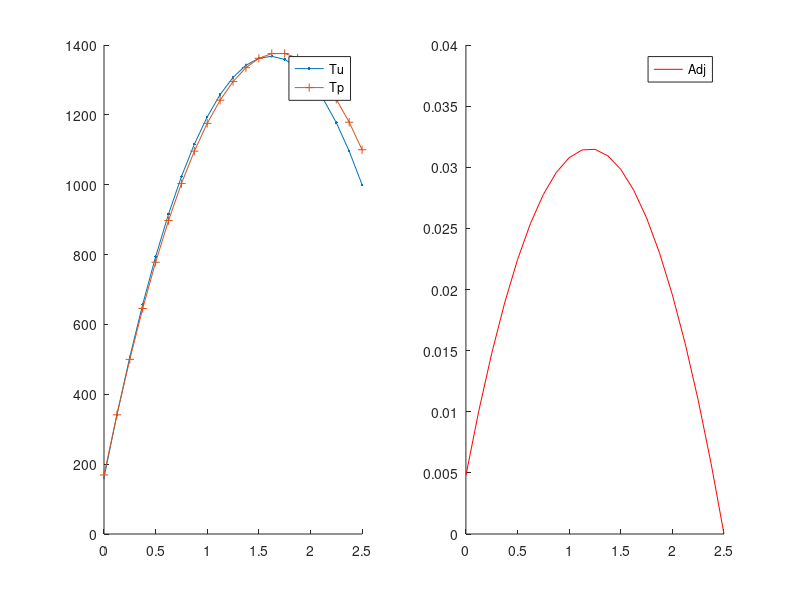

Reproduce this figure in MATLAB.
function hc_ss_x_CG
% Solves the heat conduction equation in 1-D x-geometry using CFEM
% without T gap.
% An arbitrary number of material zones can be used but the analytical
% solution assumes 3 zones are used. The conductivities and the volumetric
% sources can be spatially dependent.

% clear the console screen
clc; close all;

% load the data and numerical parameters
pert_k    = 1e-1 *1;
pert_s    = 1e-1 *1;
pert_bc_L = 1e-1 *1;
pert_bc_R = 1e-1 *1;
[dat,npar] = load_simulation_data(pert_k,pert_s,pert_bc_L,pert_bc_R);


% assemble the matrix and the rhs
npar.adjoint=false;
npar.pert_status = 'unperturbed';
[Au,qu,Tdiru,AN]=assemble_system(npar,dat);
% solve forward system
Tu=Au\qu;

% assemble the matrix and the rhs
npar.adjoint=true;
npar.pert_status = 'unperturbed';
[Aa,r,r_functional_u,~]=assemble_system(npar,dat);
% solve forward system
phi=Aa\r;

% calculation of the QoI using inner products
J_for_unpert = Tu'*r   + dot(r_functional_u,Tdiru);
J_adj_unpert = phi'*qu + dot(r_functional_u,Tdiru);

% calculation of the QoI using definition and numerical quadrature
npar.adjoint=false;
[J_num_for_unpert,vol_integral_Tr] = qoi_num_eval(Tu,npar,dat,AN);
% [J_num_for_pert,~]   = qoi_num_eval(Tp,npar,dat);
npar.adjoint=true;
npar.use_matrix_terms=false;
[J_num_adj_unpert,vol_integral_Phiq] = qoi_num_eval(phi,npar,dat,AN);
J_num_adj_unpert = J_num_adj_unpert + (npar.porder==1)*dot(r_functional_u,Tdiru);
npar.use_matrix_terms=true;
[J_num_adj_unpert_AN,~] = qoi_num_eval(phi,npar,dat,AN);
J_num_adj_unpert_AN = J_num_adj_unpert_AN + dot(r_functional_u,Tdiru);
% trapezoidal rule
dx=diff(npar.xf);
JJJJUUUU  = dot( (Tu(1:end-1)+Tu(2:end))/2   , dx )/sum(dx);
JJJJaUUUU = dot( (phi(1:end-1)+phi(2:end))/2 , dx )*10000;

fprintf('QoI unperturbed: Forward \n------------------------\n');
fprintf('\tinner: %g\n',J_for_unpert);
fprintf('\t%s\t %g \n','Tu''*r',Tu'*r);
fprintf('\t%s %g \n','dot(r_functional_u,Tdiru)',dot(r_functional_u,Tdiru));
fprintf('\tForward: num. : %g\n',J_num_for_unpert);
fprintf('\tvol.int. Tr: %g\n',vol_integral_Tr);
fprintf('\tForward: Trapezoidal rule: %g\n',JJJJUUUU);

fprintf('QoI unperturbed: Adjoint \n-----------------------\n');
extra_term = -dot(AN,phi)*dat.bc_for.rite.C;
fprintf('\tinner: %g\n',J_adj_unpert);
fprintf('\t%s\t %g \n','phi''*qu',phi'*qu);
fprintf('\t%s %g \n','dot(r_functional_u,Tdiru)',dot(r_functional_u,Tdiru));
fprintf('\tAdjoint: num. : %g\n',J_num_adj_unpert);
fprintf('\tAdjoint: num.AN: %g\n',J_num_adj_unpert_AN);
fprintf('\tAdjoint: vol.int. Phiq: %g\n',vol_integral_Phiq);
fprintf('\tAdjoint: Trapezoidal vol.int.: %g\n',JJJJaUUUU);
fprintf('\tAdjoint: vol.int.+Extra: %g\n',vol_integral_Phiq+extra_term+dot(r_functional_u,Tdiru));

% plot solution
figure(1);
subplot(1,2,1); hold all; plot(npar.xf,Tu,'.-'); legend('Tu');
subplot(1,2,2); hold all; plot(npar.xf,phi,'r-');legend(['Adj']);

%%%%%%%%%%%% perturbations

npar.adjoint=false;
npar.pert_status = 'perturbed';
[Ap,qp,Tdirp,AN]=assemble_system(npar,dat);
% solve forward system
Tp=Ap\qp;
% plot
subplot(1,2,1); plot(npar.xf,Tp,'+-'); legend(['Tu';'Tp'],'Location','Best');

% perturbed QoI computed suing forward solution
J_for_pert   = Tp'*r  + dot(r_functional_u,Tdirp);
JJJJPPPP = dot( (Tp(1:end-1)+Tp(2:end))/2   , dx )/sum(dx);

% calculation of the QoI using definition and numerical quadrature
npar.adjoint=false;
[J_num_for_pert,vol_integral_Tr] = qoi_num_eval(Tp,npar,dat,AN);


fprintf('QoI perturbed: Forward \n----------------------\n');
fprintf('\tinner: %g\n',J_for_pert);
fprintf('\t%s\t %g \n','Tp''*r',Tp'*r);
fprintf('\t%s %g \n','dot(r_functional_u,Tdirp)',dot(r_functional_u,Tdirp));
fprintf('\tForward: num. : %g\n',J_num_for_pert);
fprintf('\tvol.int. Tr: %g\n',vol_integral_Tr);
fprintf('\tForward: Trapezoidal rule: %g\n',JJJJPPPP);


dT = Tp-Tu;
dq = qp-qu;
dA = Ap-Au;

dJ_for = dT'*r        +dot(r_functional_u,Tdirp-Tdiru);

dJ_adj       = phi'*(dq - dA*Tu)        +dot(r_functional_u,Tdirp-Tdiru);
dJ_adj_exact = phi'*(dq  -dA*Tu -dA*dT) +dot(r_functional_u,Tdirp-Tdiru);

fprintf('SENSITIVITY: \n----------------\n');
fprintf('\tForward: inner: %g\n',dJ_for);
fprintf('\t%s %g \n','dot(r_functional_u,Tdirp-Tdiru)',dot(r_functional_u,Tdirp-Tdiru));
fprintf('\tAdjoint: inner: %g\n',dJ_adj);
fprintf('\tAdjoint: phi*dq: %g\n',phi'*dq);
fprintf('\tAdjoint: phi*dA*Tu: %g\n',phi'*dA*Tu);
fprintf('\tAdjoint: inner exact: %g\n',dJ_adj_exact);

npar.adjoint=true;
npar.use_matrix_terms=false;
[J_num_adj_pert,vol_integral_Phiq] = qoi_num_eval(phi,npar,dat,AN);
J_num_adj_pert = J_num_adj_pert + (npar.porder==1)*dot(r_functional_u,Tdirp);
npar.use_matrix_terms=true;
[J_num_adj_pert_AN,~] = qoi_num_eval(phi,npar,dat,AN);
J_num_adj_pert_AN = J_num_adj_pert_AN + dot(r_functional_u,Tdirp);
fprintf('\tAdjoint: num. : %g\n',J_num_adj_pert-J_num_adj_unpert*0);
fprintf('\tAdjoint: num.AN: %g\n',J_num_adj_pert_AN-J_num_adj_unpert_AN*0);

% (Tp,Aa.phi) = (Tp,r) = (Ap^{-1}qp,r) = (qp,Ap^{-T}r)

return
end

%%%%%%%%%%%%%%%%%%%%%%%%%%%%%%%%%%%%%

function [A,rhs, out, A_extremities_before_bc]=assemble_system(npar,dat)

% assemble the matrix, the rhs, apply BC

% shortcuts
porder= npar.porder;
gn    = npar.gn;
nel   = npar.nel;
% ideally, we would analyze the connectivity to determine nnz
nnz=(porder+3)*nel; %this is an upperbound, not exact
% n: linear system size
n=nel*porder+1;
% allocate memory
A=spalloc(n,n,nnz);
rhs=zeros(n,1);

% compute local matrices
% load Gauss Legendre quadrature (GLQ is exact on polynomials of degree up to 2n-1,
% while using only integrand evaluations (n-point quadrature).
% estimate the max poly order (it comes from the mass matrix  when coef. are
% piecewise constant and the material mesh matches the computational mesh
poly_max=2*porder;
[xq,wq] = GLNodeWt(porder+1);
% initialize local matrices/vectors
m=zeros(porder+1,porder+1);
k=m;
f=zeros(porder+1,1);
% store shapeset
[b,dbdx] =feshpln(xq,porder);

% definition of the weak form:
% int_domain (grad u D grad b) - int_bd_domain (b D grad u n) ...
%      = int_domain (b rhs)

% switch between forward and adjoint calculations
if npar.adjoint
    src = dat.asrc;
    bc  = dat.bc_adj;
    kond = dat.k;
else
    bc  = dat.bc_for;
    % what kind of material properties to use
    switch npar.pert_status
        case 'unperturbed'
            kond = dat.k;
            src = dat.fsrc;
        case 'perturbed'
            for i=1:length(dat.k)
                kond{i} = @(x) dat.k{i}(x)    + dat.dk{i}(x);
                src{i}  = @(x) dat.fsrc{i}(x) + dat.dfsrc{i}(x);
            end
            bc.left.C = bc.left.C + bc.left.dC;
            bc.rite.C = bc.rite.C + bc.rite.dC;
        case 'delta'
            kond = dat.dk;
            src = dat.dfsrc;
            bc.left.C =  bc.left.dC;
            bc.rite.C =  bc.rite.dC;
    end
end

% loop over elements
for iel=1:npar.nel
    % element extremities
    x0=npar.x(iel);
    x1=npar.x(iel+1);
    % jacobian of the transformation to the ref. element
    Jac=(x1-x0)/2;
    % get x values in the interval
    x=(x1+x0)/2+xq*(x1-x0)/2;
    my_zone=npar.iel2zon(iel);
    d=kond{my_zone}(x);
    q=src{my_zone}(x);
    % compute local matrices + load vector
    for i=1:porder+1
        for j=1:porder+1
            k(i,j)= dot(d.*wq.*dbdx(:,i) , dbdx(:,j));
        end
        f(i)= dot(q.*wq, b(:,i));
    end
    % assemble
    A(gn(iel,:),gn(iel,:)) = A(gn(iel,:),gn(iel,:)) + k/Jac;
    rhs(gn(iel,:)) = rhs(gn(iel,:)) + f*Jac;
end

% apply natural BC
Dirichlet_nodes=[];
Dirichlet_val=[];
r_functional=[];
switch bc.left.type
    case 0 % Neumann, int_bd_domain (b D grad u n) is on the RHS
        rhs(1)=rhs(1)+bc.left.C;
    case 1 % Robin
        A(1,1)=A(1,1)+dat.hcv;
        rhs(1)=rhs(1)+dat.hcv*bc.left.C;
    case 2 % Dirichlet
        Dirichlet_nodes=[Dirichlet_nodes 1];
        Dirichlet_val=[Dirichlet_val bc.left.C];
        r_functional=[r_functional rhs(1)];
end
switch bc.rite.type
    case 0 % Neumann, int_bd_domain (b D grad u n) is on the RHS
        rhs(n)=rhs(n)+bc.rite.C;
    case 1 % Robin
        A(n,n)=A(n,n)+dat.hcv;
        rhs(n)=rhs(n)+dat.hcv*bc.rite.C;
    case 2 % Dirichlet
        Dirichlet_nodes=[Dirichlet_nodes n];
        Dirichlet_val=[Dirichlet_val bc.rite.C];
        r_functional=[r_functional rhs(n)];
end
% save pieces of A
A_extremities_before_bc=A(Dirichlet_nodes,:);
% apply Dirichlet BC
for i=1:length(Dirichlet_nodes);% loop on the number of constraints
    id=Dirichlet_nodes(i);      % extract the dof of a constraint
    bcval=Dirichlet_val(i);
    rhs=rhs-bcval*A(:,id);  % modify the rhs using constrained value
    A(id,:)=0; % set all the id-th row to zero
    A(:,id)=0; % set all the id-th column to zero (symmetrize A)
    A(id,id)=1;            % set the id-th diagonal to unity
    rhs(id)=bcval;         % put the constrained value in the rhs
end

if npar.adjoint
    out=r_functional;
else
    out=Dirichlet_val;
end

return
end
%%%%%%%%%%%%%%%%%%%%%%%%%%%%%%%%%%%%%

function [QoI,volumetric_integral] = qoi_num_eval(fem_sol,npar,dat,AN)

% calculation of the QoI using definition and numerical quadrature
% dx=diff(npar.xf);
% JJJJUUUU = dot( (Tu(1:end-1)+Tu(2:end))/2 , dx )/sum(dx)
% JJJJPPPP = dot( (Tp(1:end-1)+Tp(2:end))/2 , dx )/sum(dx)

% shortcuts
porder= npar.porder;
gn    = npar.gn;
nel   = npar.nel;

% select quadrature
poly_max=2*porder;
[xq,wq] = GLNodeWt(porder+1);
% store shapeset
[b,~] =feshpln(xq,porder);

% use adjoint source (response function)
use_response_function = ~npar.adjoint;

% switch between forward and adjoint calculations
if use_response_function % when the forward solution is passed as argument
    src = dat.asrc;
    % no need for anything else: we use only T and r to compute the QoI !!!
    %     bc  = dat.bc_adj;
    %     kond = dat.k;
else
    bc  = dat.bc_for;
    % what kind of material properties to use
    switch npar.pert_status
        case 'unperturbed'
            kond = dat.k;
            src = dat.fsrc;
        case 'perturbed'
            for i=1:length(dat.k)
                kond{i} = @(T) dat.k{i}(T)    + dat.dka{i}(T)+ dat.dkb{i}(T)+ dat.dkc{i}(T);
                src{i}  = @(x) dat.fsrc{i}(x) + dat.dfsrc{i}(x);
            end
            bc.left.C = bc.left.C + bc.left.dC;
            bc.rite.C = bc.rite.C + bc.rite.dC;
            %         case 'delta_p'
            %             for i=1:length(dat.k)
            %                 kond{i} = @(T) dat.dka{i}(T)+ dat.dkb{i}(T)+ dat.dkc{i}(T);
            %             end
            %             src = dat.dfsrc;
            %             bc.left.type =  0; % Neumann
            %             bc.rite.type =  0;
            %             bc.left.C =  0;
            %             bc.rite.C =  0;
    end
end

QoI = 0;
% loop over elements
for iel=1:npar.nel
    % element extremities
    x0=npar.x(iel);
    x1=npar.x(iel+1);
    % jacobian of the transformation to the ref. element
    Jac=(x1-x0)/2;
    % get x values in the interval
    x=(x1+x0)/2+xq*(x1-x0)/2;
    % get the mat zone ID
    my_zone=npar.iel2zon(iel);
    % evaluate external source at qp
    q_or_r_qp=src{my_zone}(x);
    % evaluate previous temperature at qp
    fem_sol_qp = b(:,:) * fem_sol(gn(iel,:));
    %     % evaluate
    %     d=kond{my_zone}(fem_sol_qp);
    % add to QoI
    QoI = QoI + dot( wq.*fem_sol_qp ,q_or_r_qp)*Jac;
end

volumetric_integral=QoI; % we are done at this point if the forward solution was passed.

% add missing part to QoI when evaluating it with the adjoint function
% recall 0=neumann, 1=robin, 2=dirichlet
% (that data is C in: kdu/dn=C // u+k/hcv*du/dn =C // u=C)
if ~use_response_function
    fprintf('Adding bc stuff to volumetric integral\n\t npar.adjoint=%g, QoI so far=%g\n',npar.adjoint,QoI);
    % store shapeset at element extremities
    [b,dbdx] = feshpln([-1 1],porder);
    switch npar.pert_status
        case 'unperturbed'
            switch bc.left.type
                case 0 % Neumann
                    fem_sol_extremity = b(:,:) * fem_sol(gn(1,:));
                    fprintf('Neumann left, bc value %g\n\tadd to phi.q: ',bc.left.C);
                    fprintf('%g \n',bc.left.C*fem_sol_extremity(1));
                    QoI = QoI +bc.left.C*fem_sol_extremity(1);
                case 1 % Robin
                    fem_sol_extremity = b(:,:) * fem_sol(gn(1,:));
                    fprintf('Robin left, bc value %g\n\tadd to phi.q: ',bc.left.C);
                    fprintf('%g \n',dat.hcv*bc.left.C*fem_sol_extremity(1));
                    QoI = QoI +dat.hcv*bc.left.C*fem_sol_extremity(1);
                case 2 % Dirichlet
                    if npar.use_matrix_terms
                        QoI = QoI -dot(AN(1,:),fem_sol)*bc.left.C;
                    else
                        iel=1;
                        Jac = (npar.x(iel+1)-npar.x(iel))/2;
                        dfem_sol_extremity = dbdx(:,:) * fem_sol(gn(iel,:)) / Jac;
                        my_zone=npar.iel2zon(iel);
                        d=kond{my_zone}(npar.x(iel));
                        fprintf('dirichlet left, bc value %g\n\tadd to phi.q: ',bc.left.C)
                        fprintf('%g \n',d*bc.left.C*dfem_sol_extremity(1))
                        %                     dfem_sol_extremity(1)
                        QoI = QoI +d*bc.left.C*dfem_sol_extremity(1);
                    end
            end
            switch bc.rite.type
                case 0 % Neumann
                    fem_sol_extremity = b(:,:) * fem_sol(gn(end,:));
                    fprintf('Neumann right, bc value %g\n\tadd to phi.q: ',bc.rite.C);
                    fprintf('%g \n',bc.rite.C*fem_sol_extremity(end));
                    QoI = QoI +bc.rite.C*fem_sol_extremity(end);
                case 1 % Robin
                    fem_sol_extremity = b(:,:) * fem_sol(gn(end,:));
                    fprintf('Robin right, bc value %g\n\tadd to phi.q: ',bc.rite.C);
                    fprintf('%g \n',dat.hcv*bc.rite.C*fem_sol_extremity(end));
                    QoI = QoI +dat.hcv*bc.rite.C*fem_sol_extremity(end);
                case 2 % Dirichlet
                    if npar.use_matrix_terms
                        QoI = QoI -dot(AN(end,:),fem_sol)*bc.rite.C;
                    else
                        iel=npar.nel;
                        Jac = (npar.x(iel+1)-npar.x(iel))/2;
                        dfem_sol_extremity = dbdx(:,:) * fem_sol(gn(iel,:)) / Jac;
                        my_zone=npar.iel2zon(iel);
                        d=kond{my_zone}(npar.x(iel+1));
                        fprintf('dirichlet right, bc value %g\n\tadd to phi.q: ',bc.rite.C);
                        fprintf('%g \n',-d*bc.rite.C*dfem_sol_extremity(end));
                        QoI = QoI -d*bc.rite.C*dfem_sol_extremity(end);
                    end
            end
    end
end

return
end
%%%%%%%%%%%%%%%%%%%%%%%%%%%%%%%%%%%%%

function [shapefun,dhdx]=feshpln (xv,p)
% computes the finite element basis functions and their first derivatives
% for any order p
% here, we use Lagrangian FE functions

xd=linspace(-1,1,p+1);

shapefun=zeros(length(xv),p+1);
dhdx    =zeros(length(xv),p+1);

% shape function
for i=1:p+1
    num=1.;
    den=1.;
    for j=1:p+1
        if(j~=i)
            num=num.*(xv-xd(j));
            den=den.*(xd(i)-xd(j));
        end
    end
    shapefun(:,i)=num./den;
end

% derivative of the shape function
for i=1:p+1
    sum=0.;
    den=1.;
    for j=1:p+1
        if(j~=i)
            num=1;
            for k=1:p+1
                if((k~=i)&&(k~=j))
                    num=num.*(xv-xd(k));
                end
            end
            sum=sum+num;
            den=den.*(xd(i)-xd(j));
        end
    end
    dhdx(:,i)=sum./den;
end

return
end
%%%%%%%%%%%%%%%%%%%%%%%%%%%%%%%%%%%%%%

function [x,w] = GLNodeWt(n)
% GLNodeWt  Nodes and weights for Gauss-Legendre quadrature of arbitrary order
%           obtained by solving an eigenvalue problem
%
% Synopsis:  [x,w] = GLNodeWt(n)
%
% Input:     n = order of quadrature rule
%
% Output:    x = vector of nodes
%            w = vector of weights

%  Algorithm based on ideas from Golub and Welsch, and Gautschi.  For a
%  condensed presentation see H.R. Schwarz, Numerical Analysis: A
%  Comprehensive Introduction, 1989, Wiley.  Original MATLAB
%  implementation by H.W. Wilson and L.H. Turcotte, Advanced Mathematics
%  and Mechanics Applications Using MATLAB, 2nd ed., 1998, CRC Press

beta   = (1:n-1)./sqrt(4*(1:n-1).^2 - 1);
J      = diag(beta,-1) + diag(beta,1);    % eig(J) needs J in full storage
[V,D]  = eig(J);
[x,ix] = sort(diag(D));  %  nodes are eigenvalues, which are on diagonal of D
w      = 2*V(1,ix)'.^2;  %  V(1,ix)' is column vector of first row of sorted V

return
end
%%%%%%%%%%%%%%%%%%%%%%%%%%%%%%%%%%%%%

function [dat,npar]=load_simulation_data(pert_k,pert_s,pert_bc_L,pert_bc_R)

triga = false;

% dimensions
if triga
    % dat.hcv = 1612.414; % W/m^2-C
    dat.hcv = 100; % W/m^2-C
    % dat.width = [0.003175 0.01 0.0174115 0.0179195]; % m
    dat.width = [1 3 4 7]; % m
    % mesh resolution per region
    nel_zone = [ 5 5 5 2];
else
    dat.hcv = 100;
    dat.width = 0.5*5;
    nel_zone = [ 10 ];
end

% load the data structure with info pertaining to the physical problem
if triga
    dat.k{1}=@k_zr; % W/m-K
    dat.k{2}=@k_fuel; % W/m-K
    dat.k{3}=@k_fuel; % W/m-K
    dat.k{4}=@k_clad; % W/m-K
    % forward calculation source
    dat.fsrc{1}=@zero_function; % W/m3
    dat.fsrc{2}=@esrc; % W/m3
    dat.fsrc{3}=@esrc; % W/m3
    dat.fsrc{4}=@zero_function; % W/m3
    % adjoint calculation source
    dat.asrc{1}=@response_function;
    dat.asrc{2}=@zero_function;
    dat.asrc{3}=@zero_function;
    dat.asrc{4}=@zero_function; % W/m3
else
    dat.k{1}=@(x) 2150/200*(1+0*x);
    dat.fsrc{1}=@(x) 10000*(1+0*x);
    dat.asrc{1}=@(x) (1+0*x)/dat.width(end);
end
% create perturbations
for i=1:length(dat.k)
    dat.dk{i}    = @(x) pert_k*dat.k{i}(x);
    if isequal(dat.fsrc{i},@zero_function)
        dat.dfsrc{i} = @zero_function;
    else
        dat.dfsrc{i} = @(x) pert_s*(1+0*x);
    end
end

% forward bc
bc.left.type=1; %0=neumann, 1=robin, 2=dirichlet
bc.left.C=0; % (that data is C in: kdu/dn=C // u+k/hcv*du/dn =C // u=C)
if triga
    bc.rite.type=2;
    bc.rite.C=15;
else
    bc.rite.type=2;
    bc.rite.C=1000;
end
dat.bc_for=bc;
% create perturbations
dat.bc_for.left.dC = pert_bc_L*dat.bc_for.left.C;
dat.bc_for.rite.dC = pert_bc_R*dat.bc_for.rite.C;
% adjoint bc
bc.left.C=0;
bc.rite.C=0;
dat.bc_adj=bc;
clear bc;

% load the numerical parameters, npar, structure pertaining to numerics
% number of elements
if length(dat.width)~=length(nel_zone)
    error('not the same number of zones in dat.width and nel_zone');
end
if length(dat.k)~=length(nel_zone)
    error('not the same number of zones in dat.k and nel_zone');
end
if length(dat.fsrc)~=length(nel_zone)
    error('not the same number of zones in dat.fsrc and nel_zone');
end
if length(dat.asrc)~=length(nel_zone)
    error('not the same number of zones in dat.asrc and nel_zone');
end
npar.nel = sum(nel_zone);

% domain
tmp_width = [ 0 dat.width];
x=[];
iel2zon=[];
for i_zone=1:length(nel_zone)
    x_zone = linspace(tmp_width(i_zone),tmp_width(i_zone+1),nel_zone(i_zone)+1);
    if isempty(x)
        x = x_zone;
        iel2zon=i_zone*ones(nel_zone(i_zone),1);
    else
        x = [x x_zone(2:end)];
        iel2zon =[ iel2zon; i_zone*ones(nel_zone(i_zone),1)];
    end
end
npar.x=x;
npar.iel2zon=iel2zon;

% polynomial degree
npar.porder=2;
% nbr of dofs per variable
npar.ndofs = npar.porder*npar.nel+1;

% connectivity
gn=zeros(npar.nel,npar.porder+1);
gn(1,:)=linspace(1,npar.porder+1,npar.porder+1);
for iel=2:npar.nel
    gn(iel,:)=[gn(iel-1,end) , gn(iel-1,2:end)+npar.porder ];
end
npar.gn=gn; clear gn;

% create x values for plotting FEM solution
npar.xf=zeros(npar.nel*npar.porder+1,1);
for iel=1:npar.nel
    ibeg = (iel-1)*npar.porder+1;
    iend = (iel  )*npar.porder+1;
    npar.xf(ibeg:iend)=linspace(npar.x(iel),npar.x(iel+1),npar.porder+1) ;
end

return
end
